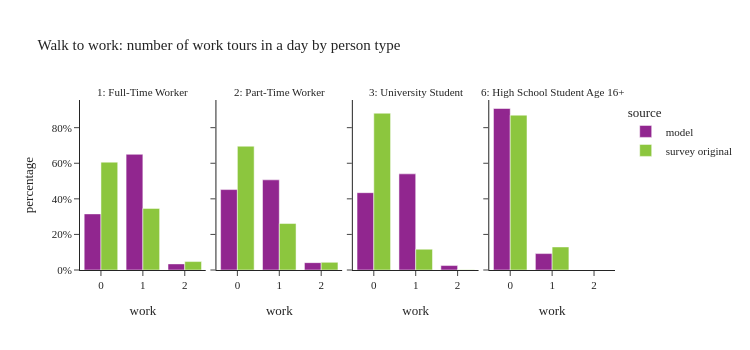

The notebook cell saved with this chart:
### Code cell
plot_work_tour_ptype(per_data[(per_data['ptype'].isin(worker_ptype)) & (per_data['distance_to_work'] < 3)],"Walk to work: number of work tours in a day by person type")

### Figure 1 — Plotly figure (JSON) as saved in the notebook; plotly's stock layout.template omitted (floating-point values rounded to 4 significant figures)
{"data": [{"alignmentgroup": "True", "customdata": [[88341], [182163], [9616]], "hovertemplate": "source=model<br>ptype_label=1: Full-Time Worker<br>work=%{x}<br>percentage=%{y}<br>sample_size=%{customdata[0]}<extra></extra>", "legendgroup": "model", "marker": {"color": "#91268F", "pattern": {"shape": ""}}, "name": "model", "offsetgroup": "model", "orientation": "v", "showlegend": true, "textposition": "auto", "type": "bar", "x": [0.0, 1.0, 2.0], "xaxis": "x", "y": [0.3154, 0.6503, 0.03433], "yaxis": "y"}, {"alignmentgroup": "True", "customdata": [[22508], [25235], [2057]], "hovertemplate": "source=model<br>ptype_label=2: Part-Time Worker<br>work=%{x}<br>percentage=%{y}<br>sample_size=%{customdata[0]}<extra></extra>", "legendgroup": "model", "marker": {"color": "#91268F", "pattern": {"shape": ""}}, "name": "model", "offsetgroup": "model", "orientation": "v", "showlegend": false, "textposition": "auto", "type": "bar", "x": [0.0, 1.0, 2.0], "xaxis": "x2", "y": [0.452, 0.5067, 0.04131], "yaxis": "y2"}, {"alignmentgroup": "True", "customdata": [[5961], [7412], [343]], "hovertemplate": "source=model<br>ptype_label=3: University Student<br>work=%{x}<br>percentage=%{y}<br>sample_size=%{customdata[0]}<extra></extra>", "legendgroup": "model", "marker": {"color": "#91268F", "pattern": {"shape": ""}}, "name": "model", "offsetgroup": "model", "orientation": "v", "showlegend": false, "textposition": "auto", "type": "bar", "x": [0.0, 1.0, 2.0], "xaxis": "x3", "y": [0.4346, 0.5404, 0.02501], "yaxis": "y3"}, {"alignmentgroup": "True", "customdata": [[3130], [318]], "hovertemplate": "source=model<br>ptype_label=6: High School Student Age 16+<br>work=%{x}<br>percentage=%{y}<br>sample_size=%{customdata[0]}<extra></extra>", "legendgroup": "model", "marker": {"color": "#91268F", "pattern": {"shape": ""}}, "name": "model", "offsetgroup": "model", "orientation": "v", "showlegend": false, "textposition": "auto", "type": "bar", "x": [0.0, 1.0], "xaxis": "x4", "y": [0.9078, 0.09223], "yaxis": "y4"}, {"alignmentgroup": "True", "customdata": [[929], [436], [28]], "hovertemplate": "source=survey original<br>ptype_label=1: Full-Time Worker<br>work=%{x}<br>percentage=%{y}<br>sample_size=%{customdata[0]}<extra></extra>", "legendgroup": "survey original", "marker": {"color": "#8CC63E", "pattern": {"shape": ""}}, "name": "survey original", "offsetgroup": "survey original", "orientation": "v", "showlegend": true, "textposition": "auto", "type": "bar", "x": [0.0, 1.0, 2.0], "xaxis": "x", "y": [0.6063, 0.3463, 0.0474], "yaxis": "y"}, {"alignmentgroup": "True", "customdata": [[460], [137], [9]], "hovertemplate": "source=survey original<br>ptype_label=2: Part-Time Worker<br>work=%{x}<br>percentage=%{y}<br>sample_size=%{customdata[0]}<extra></extra>", "legendgroup": "survey original", "marker": {"color": "#8CC63E", "pattern": {"shape": ""}}, "name": "survey original", "offsetgroup": "survey original", "orientation": "v", "showlegend": false, "textposition": "auto", "type": "bar", "x": [0.0, 1.0, 2.0], "xaxis": "x2", "y": [0.6959, 0.2611, 0.04301], "yaxis": "y2"}, {"alignmentgroup": "True", "customdata": [[229], [30], [1]], "hovertemplate": "source=survey original<br>ptype_label=3: University Student<br>work=%{x}<br>percentage=%{y}<br>sample_size=%{customdata[0]}<extra></extra>", "legendgroup": "survey original", "marker": {"color": "#8CC63E", "pattern": {"shape": ""}}, "name": "survey original", "offsetgroup": "survey original", "orientation": "v", "showlegend": false, "textposition": "auto", "type": "bar", "x": [0.0, 1.0, 2.0], "xaxis": "x3", "y": [0.8814, 0.1169, 0.001658], "yaxis": "y3"}, {"alignmentgroup": "True", "customdata": [[73], [5]], "hovertemplate": "source=survey original<br>ptype_label=6: High School Student Age 16+<br>work=%{x}<br>percentage=%{y}<br>sample_size=%{customdata[0]}<extra></extra>", "legendgroup": "survey original", "marker": {"color": "#8CC63E", "pattern": {"shape": ""}}, "name": "survey original", "offsetgroup": "survey original", "orientation": "v", "showlegend": false, "textposition": "auto", "type": "bar", "x": [0.0, 1.0], "xaxis": "x4", "y": [0.8704, 0.1296], "yaxis": "y4"}], "layout": {"annotations": [{"font": {}, "showarrow": false, "text": "1: Full-Time Worker", "x": 0.1175, "xanchor": "center", "xref": "paper", "y": 1.0, "yanchor": "bottom", "yref": "paper"}, {"font": {}, "showarrow": false, "text": "2: Part-Time Worker", "x": 0.3725, "xanchor": "center", "xref": "paper", "y": 1.0, "yanchor": "bottom", "yref": "paper"}, {"font": {}, "showarrow": false, "text": "3: University Student", "x": 0.6275, "xanchor": "center", "xref": "paper", "y": 1.0, "yanchor": "bottom", "yref": "paper"}, {"font": {}, "showarrow": false, "text": "6: High School Student Age 16+", "x": 0.8825, "xanchor": "center", "xref": "paper", "y": 1.0, "yanchor": "bottom", "yref": "paper"}], "barmode": "group", "height": 350, "legend": {"title": {"text": "source"}, "tracegroupgap": 0}, "title": {"text": "Walk to work: number of work tours in a day by person type"}, "width": 750, "xaxis": {"anchor": "y", "domain": [0.0, 0.235], "title": {"text": "work"}}, "xaxis2": {"anchor": "y2", "domain": [0.255, 0.49], "matches": "x", "title": {"text": "work"}}, "xaxis3": {"anchor": "y3", "domain": [0.51, 0.745], "matches": "x", "title": {"text": "work"}}, "xaxis4": {"anchor": "y4", "domain": [0.765, 1.0], "matches": "x", "title": {"text": "work"}}, "yaxis": {"anchor": "x", "domain": [0.0, 1.0], "tickformat": ".0%", "title": {"text": "percentage"}}, "yaxis2": {"anchor": "x2", "domain": [0.0, 1.0], "matches": "y", "showticklabels": false, "tickformat": ".0%"}, "yaxis3": {"anchor": "x3", "domain": [0.0, 1.0], "matches": "y", "showticklabels": false, "tickformat": ".0%"}, "yaxis4": {"anchor": "x4", "domain": [0.0, 1.0], "matches": "y", "showticklabels": false, "tickformat": ".0%"}}}
